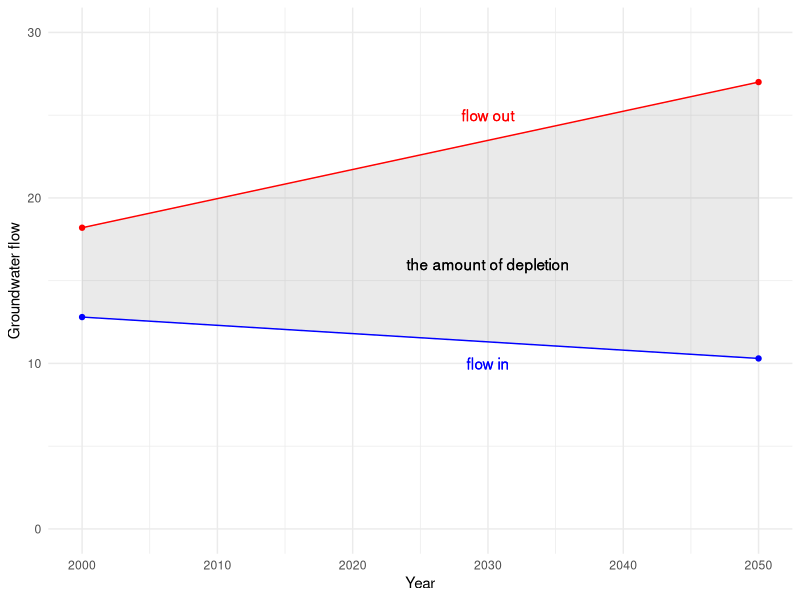

Recreate this plot in R.
## ---- chunk 1
knitr::opts_chunk$set(echo = TRUE)
library(tidyverse)
## ---- chunk 2
groundwater <- data.frame(year = c(2000, 2050), flow_in = c(12.8, 10.3), flow_out = c(18.2, 27))

ggplot(data = groundwater, aes(x = year)) +
  geom_ribbon(aes(ymin = flow_in, ymax = flow_out),
              alpha = 0.1) +
  geom_point(aes(y = flow_in), color = "blue") +
  geom_point(aes(y = flow_out), color = "red") +
  geom_line(aes(y = flow_in), color = "blue") +
  geom_line(aes(y = flow_out), color = "red") +
  theme_minimal() +
  scale_y_continuous(limits = c(0, 30)) +
  labs(x = "Year", 
       y = "Groundwater flow") +
  geom_text(x = 2030, y = 10,
            label = "flow in",
            color = "blue") +
  geom_text(x = 2030, y = 25,
            label = "flow out",
            color = "red") +
  geom_text(x = 2030, y = 16,
            label = "the amount of depletion",
            color = "black")

